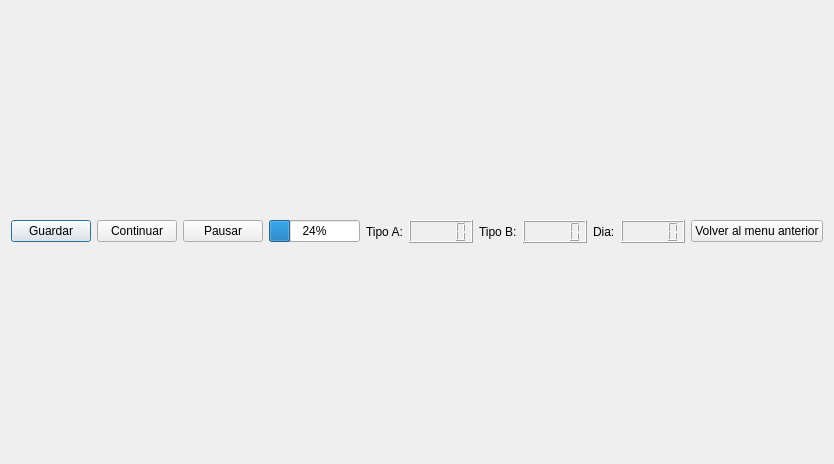
<?xml version="1.0" encoding="UTF-8"?>
<ui version="4.0">
 <class>Mostrar_Simulacion</class>
 <widget class="QDialog" name="Mostrar_Simulacion">
  <property name="geometry">
   <rect>
    <x>0</x>
    <y>0</y>
    <width>816</width>
    <height>464</height>
   </rect>
  </property>
  <property name="windowTitle">
   <string>Dialog</string>
  </property>
  <layout class="QGridLayout" name="gridLayout_2">
   <item row="0" column="0">
    <layout class="QGridLayout" name="gridLayout">
     <property name="leftMargin">
      <number>0</number>
     </property>
    </layout>
   </item>
   <item row="1" column="0">
    <layout class="QHBoxLayout" name="horizontalLayout">
     <item>
      <widget class="QPushButton" name="GuardarSimulacion">
       <property name="text">
        <string>Guardar</string>
       </property>
      </widget>
     </item>
     <item>
      <widget class="QPushButton" name="EjecutarSimulacion">
       <property name="text">
        <string>Continuar</string>
       </property>
      </widget>
     </item>
     <item>
      <widget class="QPushButton" name="PausarSimulacion">
       <property name="text">
        <string>Pausar</string>
       </property>
      </widget>
     </item>
     <item>
      <widget class="QProgressBar" name="progressBar">
       <property name="value">
        <number>24</number>
       </property>
      </widget>
     </item>
     <item>
      <spacer name="horizontalSpacer">
       <property name="orientation">
        <enum>Qt::Horizontal</enum>
       </property>
       <property name="sizeHint" stdset="0">
        <size>
         <width>40</width>
         <height>20</height>
        </size>
       </property>
      </spacer>
     </item>
     <item>
      <widget class="QLabel" name="label_3">
       <property name="text">
        <string>Tipo A:</string>
       </property>
      </widget>
     </item>
     <item>
      <widget class="QLCDNumber" name="lcdTipoA">
       <property name="palette">
        <palette>
         <active>
          <colorrole role="Button">
           <brush brushstyle="SolidPattern">
            <color alpha="255">
             <red>0</red>
             <green>0</green>
             <blue>0</blue>
            </color>
           </brush>
          </colorrole>
          <colorrole role="Shadow">
           <brush brushstyle="SolidPattern">
            <color alpha="255">
             <red>0</red>
             <green>0</green>
             <blue>0</blue>
            </color>
           </brush>
          </colorrole>
         </active>
         <inactive>
          <colorrole role="Button">
           <brush brushstyle="SolidPattern">
            <color alpha="255">
             <red>0</red>
             <green>0</green>
             <blue>0</blue>
            </color>
           </brush>
          </colorrole>
          <colorrole role="Shadow">
           <brush brushstyle="SolidPattern">
            <color alpha="255">
             <red>0</red>
             <green>0</green>
             <blue>0</blue>
            </color>
           </brush>
          </colorrole>
         </inactive>
         <disabled>
          <colorrole role="Button">
           <brush brushstyle="SolidPattern">
            <color alpha="255">
             <red>0</red>
             <green>0</green>
             <blue>0</blue>
            </color>
           </brush>
          </colorrole>
          <colorrole role="Shadow">
           <brush brushstyle="SolidPattern">
            <color alpha="255">
             <red>0</red>
             <green>0</green>
             <blue>0</blue>
            </color>
           </brush>
          </colorrole>
         </disabled>
        </palette>
       </property>
       <property name="font">
        <font>
         <pointsize>10</pointsize>
         <weight>75</weight>
         <bold>true</bold>
        </font>
       </property>
      </widget>
     </item>
     <item>
      <widget class="QLabel" name="label_2">
       <property name="text">
        <string>Tipo B:</string>
       </property>
      </widget>
     </item>
     <item>
      <widget class="QLCDNumber" name="lcdTipoB"/>
     </item>
     <item>
      <widget class="QLabel" name="label">
       <property name="text">
        <string>Dia:</string>
       </property>
      </widget>
     </item>
     <item>
      <widget class="QLCDNumber" name="LCDDias"/>
     </item>
     <item>
      <widget class="QPushButton" name="SalirSimulacion">
       <property name="text">
        <string>Volver al menu anterior</string>
       </property>
      </widget>
     </item>
    </layout>
   </item>
  </layout>
 </widget>
 <resources/>
 <connections/>
</ui>
